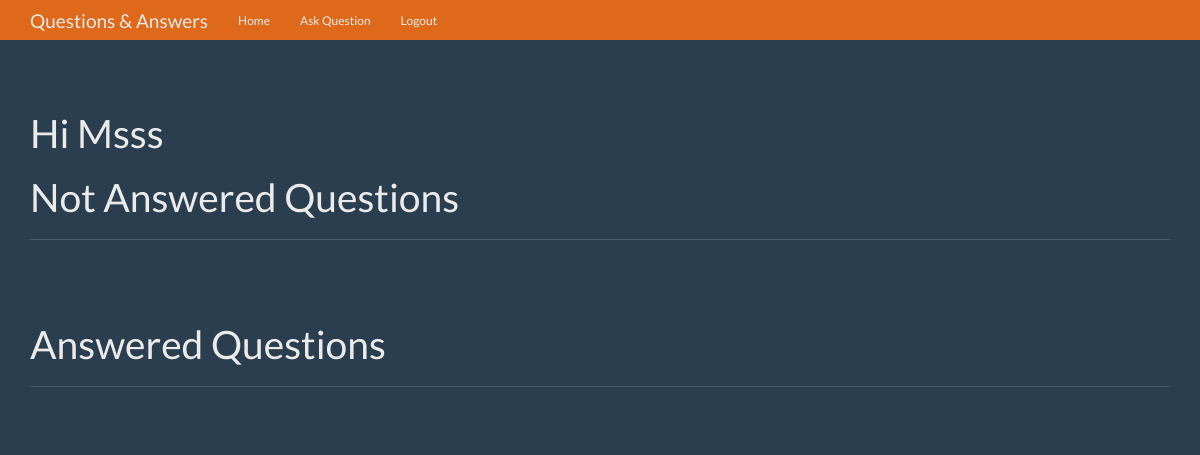
The app's page / (signed in), older data.
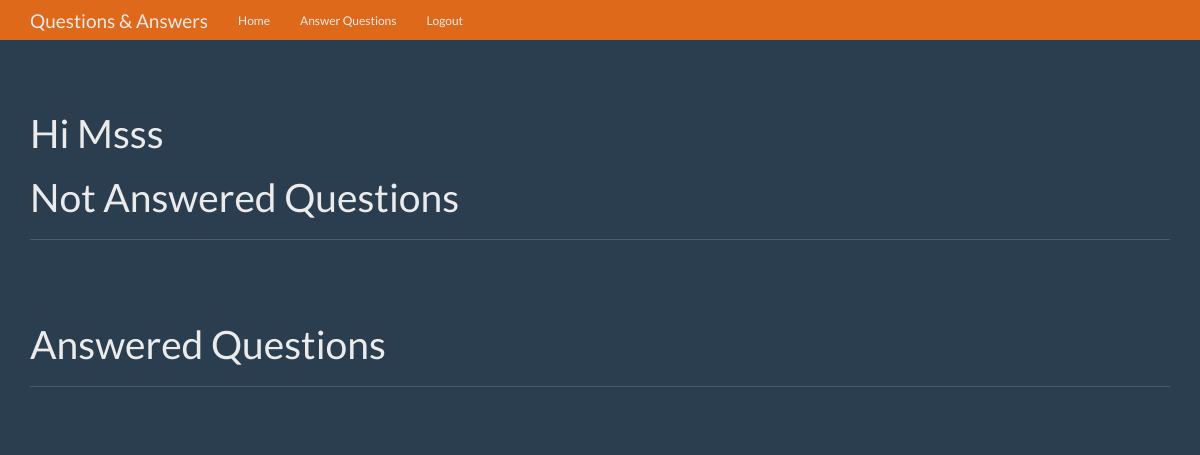
The same page, newer data.
### app.py (the view)
@app.route('/')
def home():
    user = get_current_user()
    if user:
        db = connect_db()
        cur = db.execute(
            'select id, question_text, asked_id, expert_id from question where answer_text=?',
            ['Null']
        )
        cur2 = db.execute(
            'SELECT  user.name, question.answer_text, question.id, question.question_text FROM question INNER JOIN user ON question.asked_id = user.id where question.expert_id=?', [
                user['id']]
        )
        datas = cur.fetchall()
        questions = cur2.fetchall()
    else:
        return redirect(url_for('login'))
    return render_template('home.html', questions=questions, user=user)

### app.py (called while the page is built)
def get_current_user():
    user_result = None
    if 'user' in session:
        user = session['user']
        db = connect_db()
        user_query = db.execute(
            'select id, name, password, expert, admin from user where name =?', [user])
        user_result = user_query.fetchone()
    return user_result

### database.py (called while the page is built)
def connect_db():
    sql = sqlite3.connect('data.db')
    sql.row_factory = sqlite3.Row
    return sql

### templates/home.html (shortened to what this page needs)
{%extends 'base.html'%} {%from 'macro.html' import links%}  {%block nav%}{%endblock%} {%block body%}
  <div class="page-header">
    <h1>Hi {{user.name}}</h1>
    <h1>Not Answered Questions</h1>
  </div>
  <div class="row">
    <div class="col-lg-12">
    </div>
  </div>
  <div class="page-header">
    <h1>Answered Questions</h1>
  </div>
  <div class="row">
    <div class="col-lg-12">
    </div>
  </div>
  </div>
  {%endblock%}

Row changes from the older to the newer data that the page shows:
changed User "Msss": expert False → True (drawn)
Text that changed along with them:
text no longer shown: "Ask Question"
text now shown: "Answer Questions"
